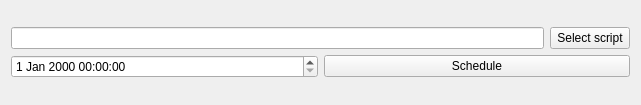
<?xml version="1.0" encoding="UTF-8"?>
<ui version="4.0">
 <class>RenamerWidget</class>
 <widget class="QWidget" name="RenamerWidget">
  <property name="geometry">
   <rect>
    <x>0</x>
    <y>0</y>
    <width>641</width>
    <height>105</height>
   </rect>
  </property>
  <property name="windowTitle">
   <string>Form</string>
  </property>
  <layout class="QGridLayout" name="gridLayout">
   <item row="0" column="0">
    <layout class="QVBoxLayout" name="verticalLayout">
     <item>
      <layout class="QHBoxLayout" name="horizontalLayout">
       <item>
        <widget class="QLineEdit" name="scriptLineEdit"/>
       </item>
       <item>
        <widget class="QPushButton" name="selectScriptBtn">
         <property name="text">
          <string>Select script</string>
         </property>
        </widget>
       </item>
      </layout>
     </item>
     <item>
      <layout class="QHBoxLayout" name="horizontalLayout_2">
       <item>
        <widget class="QDateTimeEdit" name="dateTimeEdit"/>
       </item>
       <item>
        <widget class="QPushButton" name="scheduleBtn">
         <property name="text">
          <string>Schedule</string>
         </property>
        </widget>
       </item>
      </layout>
     </item>
    </layout>
   </item>
  </layout>
 </widget>
 <resources/>
 <connections/>
</ui>
